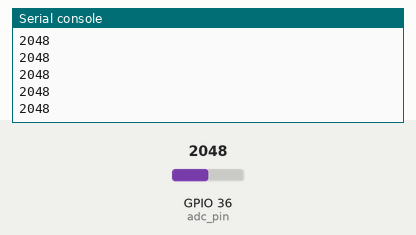
The program below on a simulated ESP32 board running MicroPython. Shown: the last lines printed to the serial console. The inputs (shaded band) are chosen by the test bench; at power-on: GPIO 36 (adc_pin) = 2048 (analog values on the 0–4095 scale).

Above: at 1.2 s.
1.3 s: GPIO 36 (adc_pin) set to 2866
At 1.31 s:
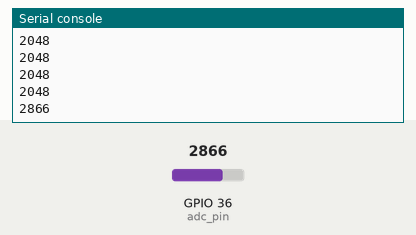
2.8 s: GPIO 36 (adc_pin) set to 3603
At 2.81 s:
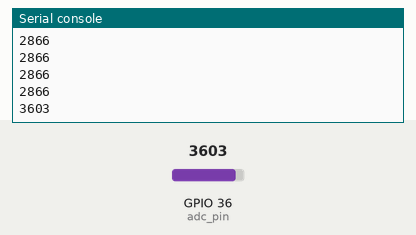
Timing chart, 0 to 5.8 s (numbered marks = the images above; inputs shaded):
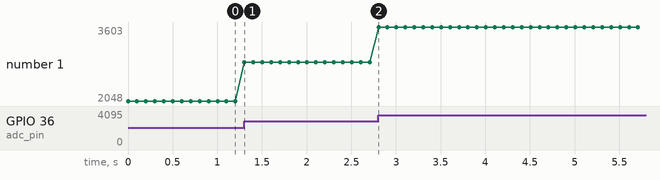

Measured:
- after the input at 1.3 s, the serial console: prints a new line at once (image 1)
- after the input at 2.8 s, the serial console: prints a new line at once (image 2)
- plotted number 1: 2048 → 2866 after the input at 1.3 s, 2866 → 3603 after the input at 2.8 s

The program:

04-1.py
```python
# 實驗 #4-1：讀取並印出可變電阻的類比輸入數值
# 執行環境：MicroPython v1.24.0 on ESP32-DevKitC
# 硬體：可變電阻連接至 GPIO36
# 功能：持續讀取 ADC 值並透過序列埠印出，用於序列繪圖器

# 引入必要的模組
from machine import Pin, ADC
import time

# --- 1. 初始化 ADC ---
# 將 GPIO36 設定為 ADC 輸入腳位
# ADC(Pin(36)) 會建立一個與 GPIO36 連接的 ADC 物件
adc_pin = Pin(36)
adc = ADC(adc_pin)

# --- 2. 設定 ADC 的衰減（電壓範圍） ---
# ESP32 的 ADC 需要設定衰減值來決定最大可測量的電壓
# ATTN_11DB 允許測量約 0V ~ 3.3V 的電壓範圍
# 這對於直接連接到 3.3V 和 GND 的可變電阻來說是必要的設定
# 如此一來，0V 對應數位值 0，約 3.3V 對應數位值 4095 (12-bit 解析度)
adc.atten(ADC.ATTN_11DB)

print("ADC 初始化完成，開始讀取數值...")

# --- 3. 進入主迴圈，持續讀取與輸出 ---
try:
    while True:
        # 讀取 ADC 的數位值 (範圍 0-4095)
        adc_value = adc.read()

        # 直接印出數值。Arduino 序列繪圖器會自動將每行的數字當作一個資料點
        print(adc_value)

        # 延遲 100 毫秒，避免讀取過快導致序列埠壅塞，也讓繪圖器更新更平滑
        # 每秒會讀取 10 次
        time.sleep_ms(100)

except KeyboardInterrupt:
    # 當在 REPL 中按下 Ctrl+C 時，程式會中斷，並印出此訊息
    print("程式已停止。")
```
